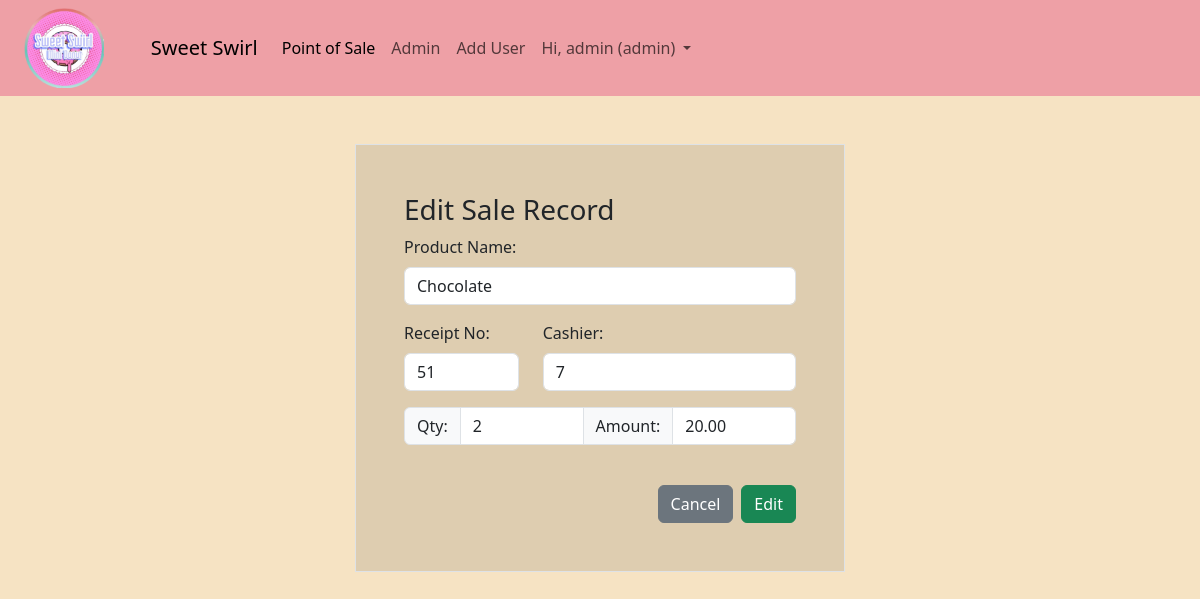
The page /index.php?pg=sale-edit&id=98 (signed in) on the database its author committed.
### tables this page shows
CREATE TABLE `sales` (
  `id` int(11) NOT NULL,
  `barcode` varchar(255) NOT NULL,
  `receipt_no` int(11) NOT NULL,
  `description` varchar(255) NOT NULL,
  `quantity` int(11) NOT NULL,
  `amount` decimal(10,2) NOT NULL,
  `total` decimal(10,2) NOT NULL,
  `date` datetime NOT NULL DEFAULT current_timestamp(),
  `user_id` varchar(60) NOT NULL
);

### app/controllers/sale-edit.php (called while the page is built, shortened)
<?php
$id = $_GET['id'] ?? null;
$sale = new Sale();
$row = $sale->where_one(['id'=>$id]);
require viewsPath('sales/sale-edit');

### app/cores/init.php (called while the page is built, shortened)
<?php
require "../app/cores/functions.php";
require "../app/cores/database.php";
require "../app/cores/model.php";
function my_function($classname){
  $filename = "../app/models/".ucfirst($classname) . ".php";
}

### app/cores/model.php (called while the page is built, shortened)
<?php
class Model extends Database
{
  public function where_one($data)
  {
    $keys = array_keys($data);
    $query = "SELECT * FROM $this->table WHERE ";
    foreach ($keys as $key) {
      $query .= "$key = :$key && ";
    }
    $query = trim($query, "&& ");
    $db = new Database;
    if ($res = $db->query($query, $data)) {
      return $res['0'];
    }
    return false;
  }
}

### app/cores/database.php (called while the page is built)
<?php
class Database
{
  private
  function connect()
  {
    $db = 'pos_db';
    $user = "root";
    $password = '';
    $driver = 'mysql';
    $host = 'localhost';
    try {
      $con = new PDO("$driver:host=$host;dbname=$db", $user, $password);
    } catch (PDOException $e) {
      echo $e->getMessage();
    }
    return $con;
  }
  public function query($query, $data = array())
  {
    $con = $this->connect();
    $stmt = $con->prepare($query);
    $result = $stmt->execute($data);
    if ($result) {
      $rows = $stmt->fetchAll(PDO::FETCH_ASSOC);
      if (is_array($rows) && count($rows) > 0) {
        return $rows;
      }
    }
    return false;
  }
};

### app/cores/functions.php (called while the page is built, shortened)
<?php
function setValue($key, $default = "")
{
  return $default;
};

### app/views/sales/sale-edit.view.php (the view, shortened to what this page needs)
<div class="container-fluid border col-lg-5 col-md-6 p-5 mt-5" id="signup-container">
  <?php if(!empty($row)):?>
  <form method="post" enctype="multipart/form-data">
  <h3>Edit Sale Record</h3>
  <div class="row">
  <div class="mb-3">
    <label for="formGroupExampleInput" class="form-label">Product Name:</label>
    <input value="<?=setValue('description', $row['description']) ?>" name="description" type="text" class="form-control <?= !empty($errors['description']) ? 'border-danger' : '' ?> " id="description" placeholder="Product description">
  </div>
  <div class="mb-3 col-md-4">
    <label for="formGroupExampleInput" class="form-label">Receipt No:</label>
    <input value="<?=setValue('receipt_no', $row['receipt_no']) ?>" name="receipt_no" type="text" class="form-control <?= !empty($errors['receipt_no']) ? 'border-danger' : '' ?> " id="receipt_no" placeholder="Product receipt_no">
  </div>
  <div class="mb-3 col-md-8">
    <label for="formGroupExampleInput" class="form-label">Cashier:</label>
    <input value="<?=setValue('user_id', $row['user_id']) ?>" name="user_id" type="text" class="form-control <?= !empty($errors['user_id']) ? 'border-danger' : '' ?> " id="user_id" placeholder="Cashier">
  </div>
  <div class="input-group mb-3">
    <span class="input-group-text" id="basic-addon1">Qty:</span>
    <input type="number" value="<?=setValue('quantity', $row['quantity']) ?>" name="quantity" id="quantity" class="form-control <?= !empty($errors['quantity']) ? 'border-danger' : '' ?> " placeholder="Quantity" aria-label="quantity" aria-describedby="quantity">
    <span class="input-group-text"  id="basic-addon1">Amount:</span>
    <input value="<?=setValue('amount', $row['amount']) ?>" type="number" class="form-control <?= !empty($errors['amount']) ? 'border-danger' : '' ?> "name="amount" id="amount"  placeholder="Php" aria-label="amount" aria-describedby="amount">
  </div>
</div>
<br>
  <div class="d-grid gap-2 d-md-flex justify-content-md-end">
    <a href="index.php?pg=admin&tab=sales">
      <button type="button"  class="btn btn-secondary col-12">Cancel</button>
    </a>
    <button type="submit" class="btn btn-success">Edit</button>
  </div>
  </form>
  <?php endif; ?>
</div>

### public/assets/css/styles.css (style rules this page uses)
body { background-color:#F6E3C3 ; }
#signup-container { background-color: #DECDB0 ; }
body a { text-decoration: none; }

### rows shown on the page
sales: description "Chocolate", receipt_no "51", user_id "7", quantity "2", amount "20.00"

### other values the page prints
APP_NAME "Sweet Swirl"
auth('username') "admin"
Auth::get('role') "admin"
